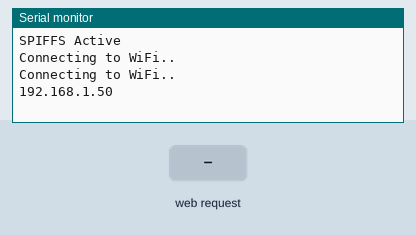
A sketch run on a simulated ESP8266 (NodeMCU). Shown: the last lines printed to the serial monitor. Inputs (shaded band) come from the test bench. WiFi joins after 1.5 s; servers stay silent unless stated; storage starts empty.

Above: at 3.2 s.
3.3 s: HTTP request GET /jquery-1.11.3.min.js received
At 4.1 s:
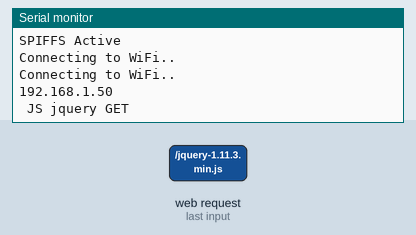
4.8 s: HTTP request GET /roundslider.min.js received
At 5.2 s:
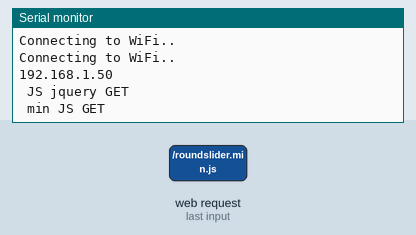
6.3 s: HTTP request GET /roundslider.min.css received
At 7.6 s:
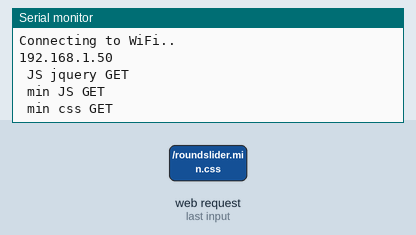

Measured:
- after the input at 3.3 s, the serial monitor: prints a new line at once (image 1)
- after the input at 4.8 s, the serial monitor: prints a new line at once (image 2)
- after the input at 6.3 s, the serial monitor: prints a new line at once (image 3)

The sketch:

ESP.ino
```cpp
/*
  ESP Steering wheel example 14.11.2019 KN
  Updated 2024 SV
*/

// Import required libraries
#include <ESP8266WiFi.h>
#include <ESPAsyncTCP.h> // download and as .zip file
#include <ESPAsyncWebServer.h> // download and as .zip file
#include <FS.h>
#include <Wire.h>

// Network credentials
const char* ssid = "REDACTED";
const char* password = "REDACTED";

#define TESTFILE "/index.html"
bool spiffsActive = false;

// Create AsyncWebServer object on port 80
AsyncWebServer server(80);

void setup() {
  // Serial port for debugging purposes
  Serial.begin(9600);

  // Start filing subsystem
  if (SPIFFS.begin()) {
    Serial.println("SPIFFS Active");
    spiffsActive = true;
  } else {
    Serial.println("Unable to activate SPIFFS");
  }

  // Connect to Wi-Fi
  WiFi.begin(ssid, password);
  while (WiFi.status() != WL_CONNECTED) {
    delay(1000);
    Serial.println("Connecting to WiFi..");
  }

  // Print ESP8266 Local IP Address
  Serial.println(WiFi.localIP());


  // Route for root / web page
  server.on("/", HTTP_GET, [](AsyncWebServerRequest * request) {
    request->send(SPIFFS, "/index.html", String(), false, processor);

    int paramsNr = request->params();

    for (byte i = 0; i < paramsNr; i++){
      AsyncWebParameter* p = request->getParam(0);
      if ((p->name()) == "dist") {
        Serial.print("Move:");
        Serial.println(p->value());
      }
      if ((p->name()) == "dire") {
        Serial.print("Turn:");
        Serial.println(p->value());
      }
    }
  });


  // Route to load style.css file
  server.on("/jquery-1.11.3.min.js", HTTP_GET, [](AsyncWebServerRequest * request) {
    request->send(SPIFFS, "/jquery-1.11.3.min.js", "text/javascript");
    Serial.println(" JS jquery GET ");
  });

  // Route to load style.css file
  server.on("/roundslider.min.js", HTTP_GET, [](AsyncWebServerRequest * request) {
    request->send(SPIFFS, "/roundslider.min.js", "text/javascript");
    Serial.println(" min JS GET ");
  });

  // Route to load style.css file
  server.on("/roundslider.min.css", HTTP_GET, [](AsyncWebServerRequest * request) {
    request->send(SPIFFS, "/roundslider.min.css", "text/css");
    Serial.println(" min css GET ");
  });

  // Start server
  server.begin();
}

void loop(){

}


String processor(const String& var){
  return String();
}
```
